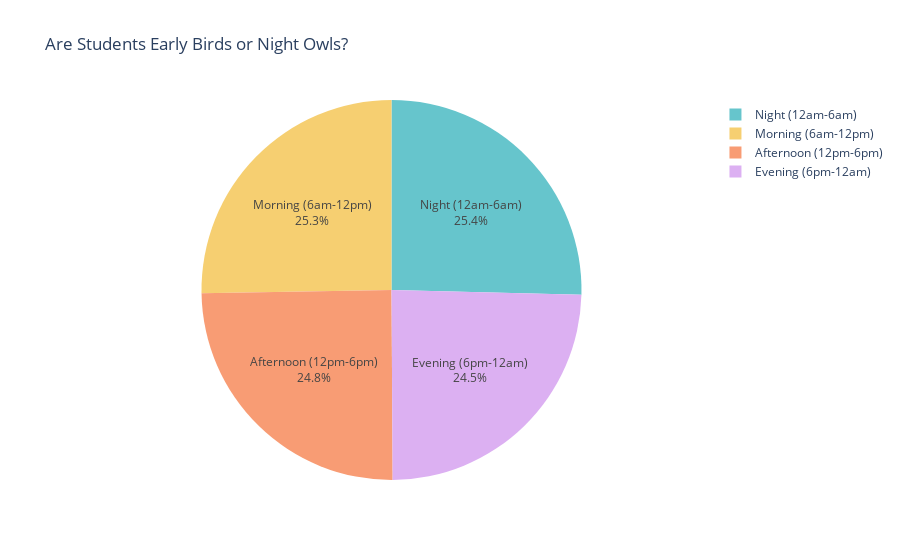

The code cell stored with this chart in its notebook:
### Markdown cell above
**6. Are students early birds or night owls? (Pie Chart)**

Group activity times:

Morning (6am-12pm)

Afternoon (12pm-6pm)

Evening (6pm-12am)

Night (12am-6am)

Pie chart showing what % of activities happen in each slot.

### Code cell
import pandas as pd
import plotly.express as px

# First, make sure 'Hour' column exists
cleaned_data['Hour'] = pd.to_datetime(cleaned_data['Time'], errors='coerce').dt.hour

# Define the function to label time slots
def time_slot(hour):
    if 6 <= hour < 12:
        return 'Morning (6am-12pm)'
    elif 12 <= hour < 18:
        return 'Afternoon (12pm-6pm)'
    elif 18 <= hour < 24:
        return 'Evening (6pm-12am)'
    else:
        return 'Night (12am-6am)'

# Apply the function to create a new column
cleaned_data['Time_Slot'] = cleaned_data['Hour'].apply(time_slot)

# Count the activities in each time slot
time_slot_counts = cleaned_data['Time_Slot'].value_counts().reset_index()
time_slot_counts.columns = ['Time_Slot', 'Activity_Count']

# Plot the pie chart
fig = px.pie(
    time_slot_counts,
    names='Time_Slot',
    values='Activity_Count',
    title="Are Students Early Birds or Night Owls?",
    color_discrete_sequence=px.colors.qualitative.Pastel
)

fig.update_traces(textinfo='percent+label')
fig.show()

### Figure 1 — Plotly figure (JSON) as saved in the notebook; plotly's stock layout.template omitted (floating-point values rounded to 4 significant figures)
{"data": [{"domain": {"x": [0, 1], "y": [0, 1]}, "hovertemplate": "Time_Slot=%{label}<br>Activity_Count=%{value}<extra></extra>", "labels": ["Night (12am-6am)", "Morning (6am-12pm)", "Afternoon (12pm-6pm)", "Evening (6pm-12am)"], "legendgroup": "", "name": "", "showlegend": true, "textinfo": "percent+label", "type": "pie", "values": [17341, 17243, 16949, 16718]}], "layout": {"legend": {"tracegroupgap": 0}, "piecolorway": ["rgb(102, 197, 204)", "rgb(246, 207, 113)", "rgb(248, 156, 116)", "rgb(220, 176, 242)", "rgb(135, 197, 95)", "rgb(158, 185, 243)", "rgb(254, 136, 177)", "rgb(201, 219, 116)", "rgb(139, 224, 164)", "rgb(180, 151, 231)", "rgb(179, 179, 179)"], "title": {"text": "Are Students Early Birds or Night Owls?"}}}
